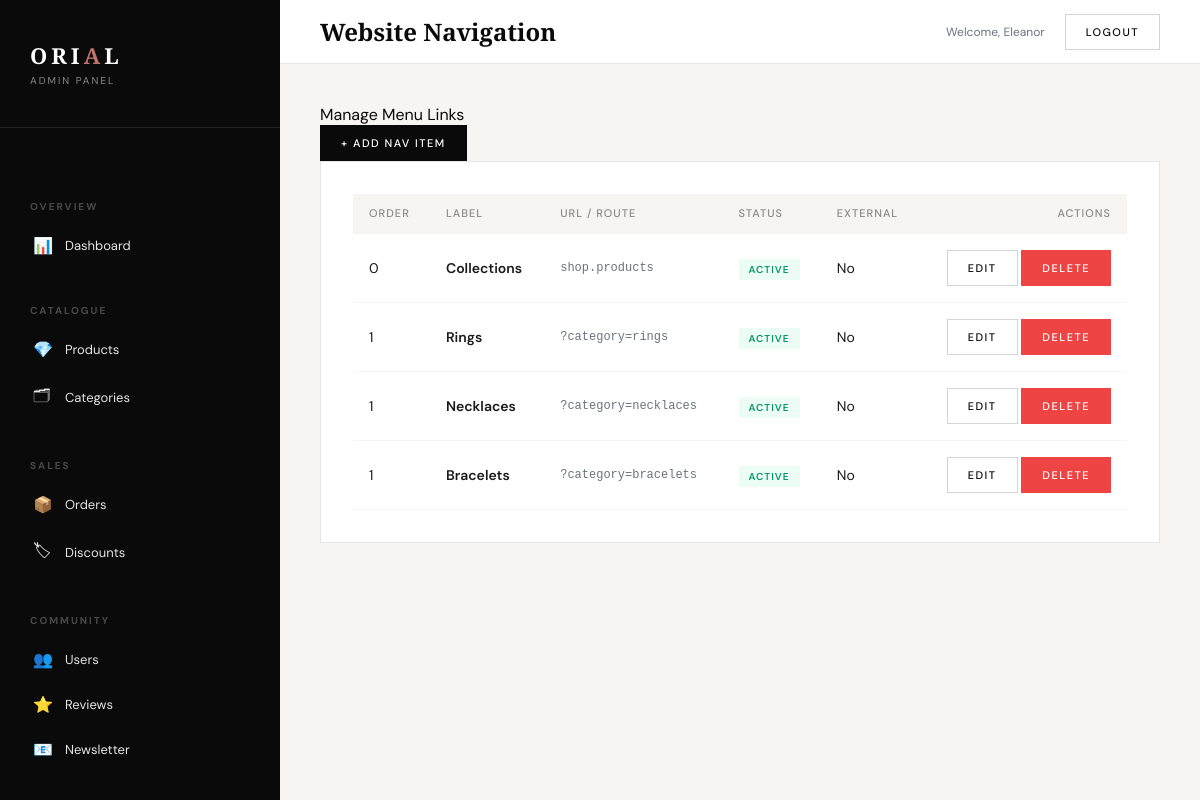
Screenshot of /admin/navigation (signed in) with the database file from the repository.
### app/models.py (models this page shows, shortened)
class User(db.Model, UserMixin):
    __tablename__ = 'users'
    id = db.Column(db.Integer, primary_key=True)
    first_name = db.Column(db.String(80), nullable=False)
    last_name = db.Column(db.String(80), nullable=True)
    email = db.Column(db.String(120), unique=True, nullable=False)
    password_hash = db.Column(db.String(200), nullable=False)
    is_admin = db.Column(db.Boolean, default=False)
    phone = db.Column(db.String(30))
    address_line1 = db.Column(db.String(200))
    address_line2 = db.Column(db.String(200))
    city = db.Column(db.String(100))
    postcode = db.Column(db.String(20))
    country = db.Column(db.String(100), default='United Kingdom')
    created_at = db.Column(db.DateTime, default=datetime.utcnow)
    is_active = db.Column(db.Boolean, default=True)
    orders = db.relationship('Order', backref='customer', lazy=True)
    reviews = db.relationship('Review', backref='author', lazy=True)
    wishlist_items = db.relationship('Wishlist', backref='user', lazy=True)
    cart_items = db.relationship('CartItem', backref='user', lazy=True)

class NavigationItem(db.Model):
    __tablename__ = 'navigation_items'
    id = db.Column(db.Integer, primary_key=True)
    label = db.Column(db.String(100), nullable=False)
    url = db.Column(db.String(2048), nullable=False)  # Can be url_for name or external
    display_order = db.Column(db.Integer, default=0)
    is_external = db.Column(db.Boolean, default=False)
    is_active = db.Column(db.Boolean, default=True)
    created_at = db.Column(db.DateTime, default=datetime.utcnow)

### app/blueprints/admin.py (the view)
@admin_bp.route('/navigation')
@login_required
@admin_required
def navigation():
    items = NavigationItem.query.order_by(NavigationItem.display_order.asc()).all()
    return render_template('admin/navigation.html', items=items)

### app/blueprints/admin.py (called while the page is built)
def admin_required(f):
    @wraps(f)
    def decorated(*args, **kwargs):
        if not current_user.is_authenticated or not current_user.is_admin:
            flash('Admin access required.', 'danger')
            return redirect(url_for('main.index'))
        return f(*args, **kwargs)
    return decorated

### app/models.py (called while the page is built)
@login_manager.user_loader
def load_user(user_id):
    return User.query.get(int(user_id))

### app/templates/admin/navigation.html (shortened to what this page needs)
{% extends 'admin/base_admin.html' %}
{% block page_title %}Website Navigation{% endblock %}
{% block content %}
<div class="admin-top-actions">
    <div class="admin-card-title">Manage Menu Links</div>
    <a href="{{ url_for('admin.new_nav_item') }}" class="admin-btn primary">+ Add Nav Item</a>
</div>
<div class="admin-card">
    <table class="admin-table">
        <thead>
            <tr>
                <th>Order</th>
                <th>Label</th>
                <th>URL / Route</th>
                <th>Status</th>
                <th>External</th>
                <th style="text-align:right;">Actions</th>
            </tr>
        </thead>
        <tbody>
            {% for item in items %}
            <tr id="navItem{{ item.id }}">
                <td>{{ item.display_order }}</td>
                <td style="font-weight:600;">{{ item.label }}</td>
                <td style="font-family:monospace;font-size:12px;color:#6b7280;">{{ item.url }}</td>
                <td>
                    {% if item.is_active %}
                    <span class="status-badge" style="background:#ecfdf5;color:#059669;">Active</span>
                    {% else %}
                    <span class="status-badge" style="background:#fef2f2;color:#dc2626;">Inactive</span>
                    {% endif %}
                </td>
                <td>{{ 'Yes' if item.is_external else 'No' }}</td>
                <td style="text-align:right;">
                    <a href="{{ url_for('admin.edit_nav_item', id=item.id) }}"
                        class="admin-btn secondary small">Edit</a>
                    <button onclick="deleteNavItem({{ item.id }})" class="admin-btn danger small">Delete</button>
                </td>
            </tr>
            {% else %}
            <tr>
                <td colspan="6" style="text-align:center;padding:40px;color:#9ca3af;">
                    No navigation items found. Add your first link to start.
                </td>
            </tr>
            {% endfor %}
        </tbody>
    </table>
</div>
{% endblock %}

### app/templates/admin/base_admin.html (shortened to what this page needs)
<!DOCTYPE html>
<html lang="en">
<head>
    <link rel="stylesheet" href="{{ url_for('static', filename='css/style.css') }}">
</head>
<body>
    <div class="admin-layout">
        <aside class="admin-sidebar">
            <div class="admin-sidebar-logo">
                <a href="{{ url_for('admin.dashboard') }}">ORI<span>A</span>L</a>
                <small>Admin Panel</small>
            </div>
            <nav class="admin-nav">
                <div class="admin-nav-section">Overview</div>
                <a href="{{ url_for('admin.dashboard') }}"
                    class="{{ 'active' if request.endpoint == 'admin.dashboard' }}">
                    <span class="icon">📊</span> Dashboard
                </a>
                <div class="admin-nav-section">Catalogue</div>
                <a href="{{ url_for('admin.products') }}" class="{{ 'active' if 'product' in request.endpoint }}">
                    <span class="icon">💎</span> Products
                </a>
                <a href="{{ url_for('admin.categories') }}" class="{{ 'active' if 'categor' in request.endpoint }}">
                    <span class="icon">🗂</span> Categories
                </a>
                <div class="admin-nav-section">Sales</div>
                <a href="{{ url_for('admin.orders') }}" class="{{ 'active' if 'order' in request.endpoint }}">
                    <span class="icon">📦</span> Orders
                </a>
                <a href="{{ url_for('admin.discounts') }}" class="{{ 'active' if 'discount' in request.endpoint }}">
                    <span class="icon">🏷</span> Discounts
                </a>
                <div class="admin-nav-section">Community</div>
                <a href="{{ url_for('admin.users') }}" class="{{ 'active' if 'user' in request.endpoint }}">
                    <span class="icon">👥</span> Users
                </a>
                <a href="{{ url_for('admin.reviews') }}" class="{{ 'active' if 'review' in request.endpoint }}">
                    <span class="icon">⭐</span> Reviews
                </a>
                <a href="{{ url_for('admin.newsletter_list') }}"
                    class="{{ 'active' if 'newsletter' in request.endpoint }}">
                    <span class="icon">📧</span> Newsletter
                </a>
                <div class="admin-nav-section">Config</div>
            </nav>
        </aside>
        <div class="admin-main">
            <div class="admin-topbar">
                <h1>{% block page_title %}Dashboard{% endblock %}</h1>
                <div class="admin-topbar-right">
                    <span style="font-size:12px;color:#6b7280;">Welcome, {{ current_user.first_name }}</span>
                    <a href="{{ url_for('auth.logout') }}" class="admin-btn secondary">Logout</a>
                </div>
            </div>
            <div class="admin-content">{% block content %}{% endblock %}</div>
        </div>
    </div>
</body>
</html>

### rows the page displays
User: first_name "Eleanor"
NavigationItem: display_order "0", label "Collections", url "shop.products", is_active "ACTIVE", is_external "No"
NavigationItem: display_order "1", label "Rings", url "?category=rings", is_active "ACTIVE", is_external "No"
NavigationItem: display_order "1", label "Necklaces", url "?category=necklaces", is_active "ACTIVE", is_external "No"
NavigationItem: display_order "1", label "Bracelets", url "?category=bracelets", is_active "ACTIVE", is_external "No"
